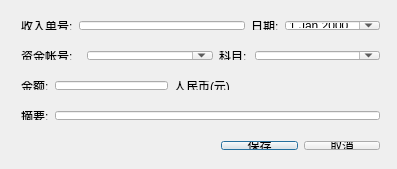
<?xml version="1.0" encoding="UTF-8"?>
<ui version="4.0">
 <class>IncomeEditDlgClass</class>
 <widget class="QDialog" name="IncomeEditDlgClass">
  <property name="geometry">
   <rect>
    <x>0</x>
    <y>0</y>
    <width>397</width>
    <height>169</height>
   </rect>
  </property>
  <property name="windowTitle">
   <string>资金录入</string>
  </property>
  <widget class="QWidget" name="horizontalLayoutWidget_2">
   <property name="geometry">
    <rect>
     <x>10</x>
     <y>40</y>
     <width>381</width>
     <height>31</height>
    </rect>
   </property>
   <layout class="QHBoxLayout" name="horizontalLayout_2">
    <item>
     <widget class="QLabel" name="label_3">
      <property name="maximumSize">
       <size>
        <width>60</width>
        <height>16777215</height>
       </size>
      </property>
      <property name="text">
       <string>资金帐号:</string>
      </property>
     </widget>
    </item>
    <item>
     <widget class="QComboBox" name="account">
      <property name="minimumSize">
       <size>
        <width>100</width>
        <height>0</height>
       </size>
      </property>
      <property name="editable">
       <bool>true</bool>
      </property>
     </widget>
    </item>
    <item>
     <widget class="QLabel" name="label_4">
      <property name="maximumSize">
       <size>
        <width>30</width>
        <height>16777215</height>
       </size>
      </property>
      <property name="text">
       <string>科目:</string>
      </property>
     </widget>
    </item>
    <item>
     <widget class="QComboBox" name="title">
      <property name="editable">
       <bool>true</bool>
      </property>
     </widget>
    </item>
   </layout>
  </widget>
  <widget class="QWidget" name="horizontalLayoutWidget_5">
   <property name="geometry">
    <rect>
     <x>210</x>
     <y>130</y>
     <width>181</width>
     <height>31</height>
    </rect>
   </property>
   <layout class="QHBoxLayout" name="horizontalLayout_5">
    <item>
     <widget class="QPushButton" name="btnSave">
      <property name="text">
       <string>保存</string>
      </property>
     </widget>
    </item>
    <item>
     <widget class="QPushButton" name="btnCancel">
      <property name="text">
       <string>取消</string>
      </property>
     </widget>
    </item>
   </layout>
  </widget>
  <widget class="QWidget" name="horizontalLayoutWidget_6">
   <property name="geometry">
    <rect>
     <x>10</x>
     <y>10</y>
     <width>381</width>
     <height>31</height>
    </rect>
   </property>
   <layout class="QHBoxLayout" name="horizontalLayout_6">
    <item>
     <widget class="QLabel" name="label">
      <property name="text">
       <string>收入单号:</string>
      </property>
     </widget>
    </item>
    <item>
     <widget class="QLineEdit" name="code">
      <property name="readOnly">
       <bool>true</bool>
      </property>
     </widget>
    </item>
    <item>
     <widget class="QLabel" name="label_2">
      <property name="maximumSize">
       <size>
        <width>53</width>
        <height>16777215</height>
       </size>
      </property>
      <property name="text">
       <string>日期:</string>
      </property>
     </widget>
    </item>
    <item>
     <widget class="QDateEdit" name="date">
      <property name="calendarPopup">
       <bool>true</bool>
      </property>
     </widget>
    </item>
   </layout>
  </widget>
  <widget class="QWidget" name="horizontalLayoutWidget_7">
   <property name="geometry">
    <rect>
     <x>10</x>
     <y>70</y>
     <width>231</width>
     <height>31</height>
    </rect>
   </property>
   <layout class="QHBoxLayout" name="horizontalLayout_7">
    <item>
     <widget class="QLabel" name="label_6">
      <property name="text">
       <string>金额:</string>
      </property>
     </widget>
    </item>
    <item>
     <widget class="QLineEdit" name="money"/>
    </item>
    <item>
     <widget class="QLabel" name="label_8">
      <property name="text">
       <string>人民币(元)</string>
      </property>
     </widget>
    </item>
   </layout>
  </widget>
  <widget class="QWidget" name="horizontalLayoutWidget_8">
   <property name="geometry">
    <rect>
     <x>10</x>
     <y>100</y>
     <width>381</width>
     <height>31</height>
    </rect>
   </property>
   <layout class="QHBoxLayout" name="horizontalLayout_8">
    <item>
     <widget class="QLabel" name="label_7">
      <property name="text">
       <string>摘要:</string>
      </property>
     </widget>
    </item>
    <item>
     <widget class="QLineEdit" name="memo"/>
    </item>
   </layout>
  </widget>
 </widget>
 <layoutdefault spacing="6" margin="11"/>
 <resources/>
 <connections>
  <connection>
   <sender>btnSave</sender>
   <signal>clicked()</signal>
   <receiver>IncomeEditDlgClass</receiver>
   <slot>accept()</slot>
   <hints>
    <hint type="sourcelabel">
     <x>354</x>
     <y>145</y>
    </hint>
    <hint type="destinationlabel">
     <x>249</x>
     <y>84</y>
    </hint>
   </hints>
  </connection>
  <connection>
   <sender>btnCancel</sender>
   <signal>clicked()</signal>
   <receiver>IncomeEditDlgClass</receiver>
   <slot>reject()</slot>
   <hints>
    <hint type="sourcelabel">
     <x>446</x>
     <y>145</y>
    </hint>
    <hint type="destinationlabel">
     <x>249</x>
     <y>84</y>
    </hint>
   </hints>
  </connection>
 </connections>
</ui>
